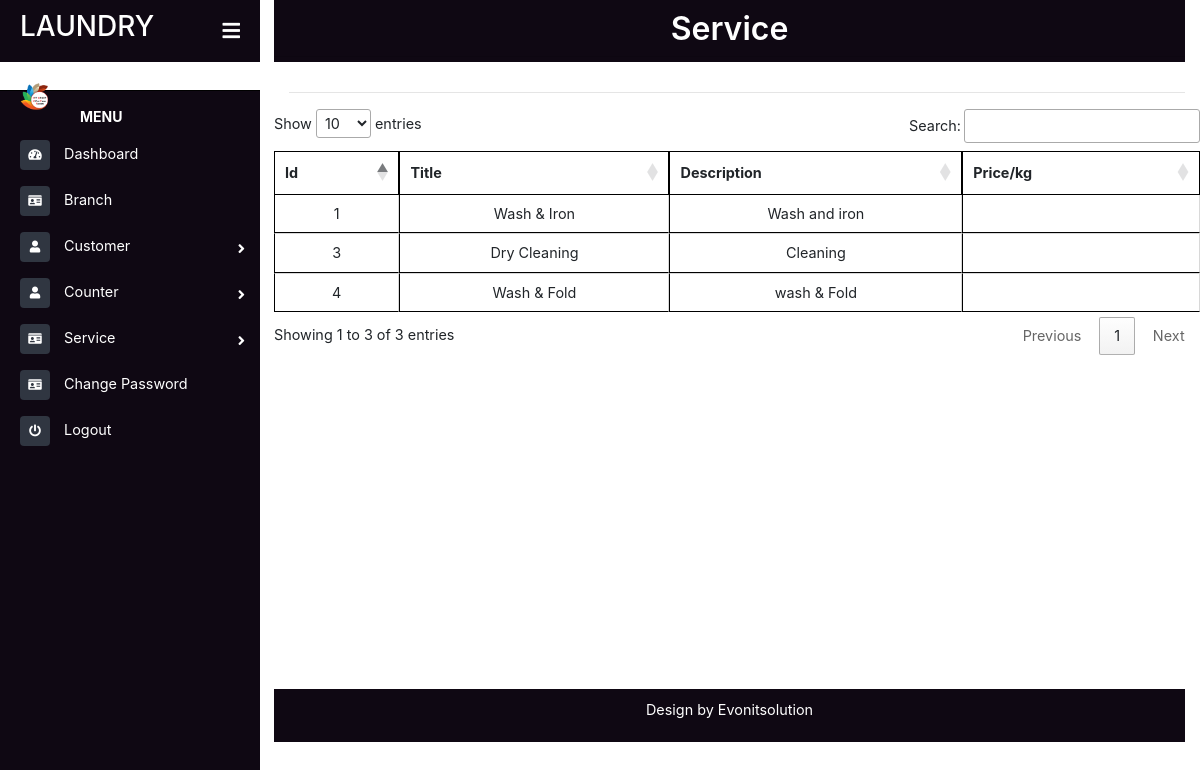
The page /DeleveryBoy/service.php on the database its author committed.
### tables this page shows
CREATE TABLE `services` (
  `sid` bigint(10) NOT NULL,
  `title` varchar(20) NOT NULL,
  `dis` varchar(30) NOT NULL,
  `kgRate` double NOT NULL
);

### DeleveryBoy/service.php (the view, shortened to what this page needs)
<?php include("sidebar.php");
?>
<link href="assets/css/foms.css" rel="stylesheet">
<div class="page-content container-fluid">
    <div class="footer">
        <div class="d-flex justify-content-center">
             <h2 class="" style=" font-weight: 600">Service</h2>
        </div>
        <hr style="margin: 0px;">
    </div>
</div>
<main class="page-content">
    <div class="container">
        <hr />
        </div>
        <div class="table-responsive" style="overflow-y:scroll; height: 580px; width:80% margin-left: 100px;">
            <table id="example" class="cell-border" style="width:100%">
            <thead>
                <tr>
                    <th>Id</th>
                    <th>Title</th>
                    <th>Description</th>
                    <th>Price/kg</th>
                </tr>
            </thead>
            <tbody>
                <?php
                    $qry="select * from services";
                    $exc=mysqli_query($conn,$qry);
                    while($row=mysqli_fetch_array($exc)){
                    ?>
                    <tr class="text-center">
                        <td><?php echo $row['sid'] ?></td>
                        <td><?php echo $row['title'] ?></td>
                        <td><?php echo $row['dis'] ?></td>
                        <td><?php echo $row['price'] ?></td>
                    </tr>
                    <?php
                    }
                ?>
            </tbody>
            </table>
        </div>
</main>
<?php include("../footer.php"); ?>

### DeleveryBoy/assets/css/style1.css (style rules this page uses)
* { margin: 0px; padding: 0px; }
body { font-size: 0.9rem; background-color: #ffffff; }
.page-wrapper .sidebar-wrapper, .sidebar-wrapper .sidebar-brand > a, .sidebar-wrapper .sidebar-dropdown > a:after, .sidebar-wrapper .sidebar-menu .sidebar-dropdown .sidebar-submenu li a:before, .sidebar-wrapper ul li a i, .page-wrapper .page-content, .sidebar-wrapper .sidebar-search input.search-menu, .sidebar-wrapper .sidebar-search .input-group-text, .sidebar-wrapper .sidebar-menu ul li a, #show-sidebar, #close-sidebar { -webkit-transition: all 0.3s ease; -moz-transition: all 0.3s ease; -ms-transition: all 0.3s ease; -o-transition: all 0.3s ease; transition: all 0.3s ease; }
@media screen and (min-width: 768px) { .page-wrapper.toggled .page-content { padding-left: 274px; } }
.footer { text-align: center; background: #0f0813; color: #fff; padding: 10px 0px 5px 0px; }

### DeleveryBoy/assets/css/foms.css (style rules this page uses)
table.dataTable.cell-border thead th { border: 1px solid black; }
table.dataTable.cell-border tbody td { border: 1px solid black; }
table.dataTable.cell-border tbody tr td:first-child { border-left: 1px solid black; }
table.dataTable.no-footer { border-bottom: 1px solid white; }
.container { margin-top:30px; }

### rows shown on the page
services: sid "1", title "Wash & Iron", dis "Wash and iron"
services: sid "3", title "Dry Cleaning", dis "Cleaning"
services: sid "4", title "Wash & Fold", dis "wash & Fold"
